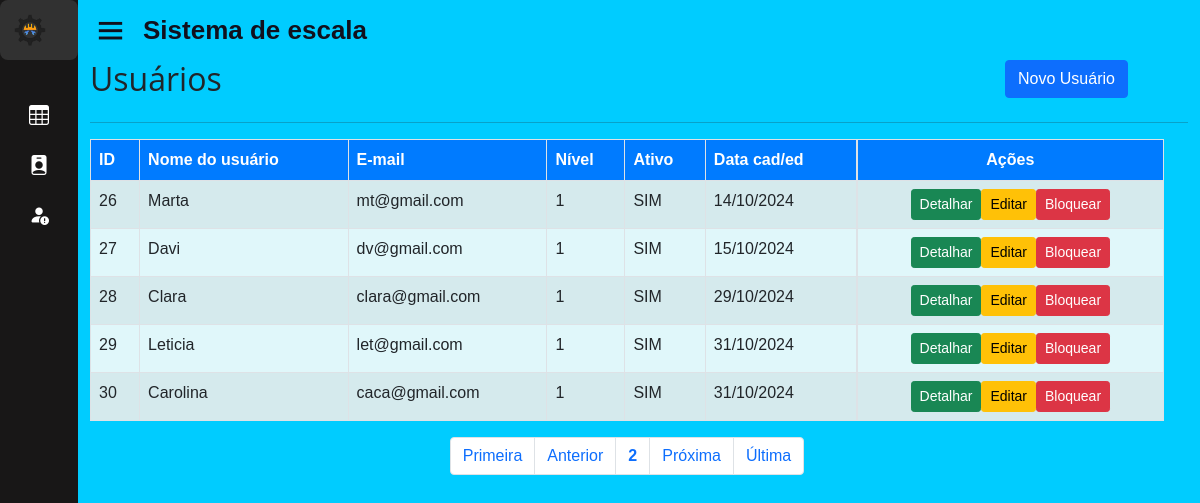
/home.php?page=lista_usu&pagina=2 (signed in), run on the app's committed database.
### tables this page shows
CREATE TABLE IF NOT EXISTS `usuarios` (
  `id` int(11) unsigned NOT NULL AUTO_INCREMENT,
  `nome` varchar(50) NOT NULL,
  `usuario` varchar(25) NOT NULL,
  `senha` varchar(40) NOT NULL,
  `email` varchar(100) NOT NULL,
  `nivel` int(1) unsigned NOT NULL DEFAULT 1,
  `ativo` tinyint(1) NOT NULL DEFAULT 1,
  `dt_cadastro` datetime NOT NULL,
  `id_func` int(11) DEFAULT NULL,
  PRIMARY KEY (`id`),
  UNIQUE KEY `usuario` (`usuario`),
  KEY `nivel` (`nivel`),
  KEY `FK_usuarios_funcionario` (`id_func`),
  CONSTRAINT `FK_usuarios_funcionario` FOREIGN KEY (`id_func`) REFERENCES `funcionario` (`id_func`) ON DELETE CASCADE ON UPDATE CASCADE
);

### sis/usuarios/lista_usu.php (the view, shortened to what this page needs)
<div id="main" class="container-fluid">
	<div id="top" class="row">
		<div class="col-md-10">
			<h2>Usuários</h2>
		</div>
		<div class="col-md-2">
			<a href="?page=fadd_usu" class="btn btn-primary pull-right h2">Novo Usuário</a>
		</div>
	</div>
	<hr/>
		<div id="list" class="row">
			<div class="table-responsive">
				<?php
					$quantidade = 5;
					$pagina = (isset($_GET['pagina'])) ? (int)$_GET['pagina'] : 1;
					$inicio = ($quantidade * $pagina) - $quantidade;
					$data_all = mysqli_query($con, "select * from usuarios order by id asc limit $inicio, $quantidade;");
					echo "<table class='table table-striped table-bordered' style='background-color: #e0f7fa;' cellspacing='0' cellpadding='0'>";
					echo "<thead style='background-color: #007bff; color: white;'>";
					echo "<tr>";
					echo "<td><strong>ID</strong></td>";
					echo "<td><strong>Nome do usuário</strong></td>";
					echo "<td class='d-none d-md-table-cell'><strong>E-mail</strong></td>";
					echo "<td class='d-none d-md-table-cell'><strong>Nível</strong></td>";
					echo "<td class='d-none d-md-table-cell'><strong>Ativo</strong></td>";
					echo "<td class='d-none d-md-table-cell'><strong>Data cad/ed</strong></td>";
					echo "<td class='actions d-flex justify-content-center'><strong>Ações</strong></td>";
					echo "</tr></thead><tbody>";
					while($info = mysqli_fetch_array($data_all)){
						echo "<tr>";
						echo "<td>".$info['id']."</td>";
						echo "<td>".$info['nome']."</td>";
						echo "<td class='d-none d-md-table-cell'>".$info['email']." </td>";
						echo "<td class='d-none d-md-table-cell'>".$info['nivel']."</td>";
						if($info['ativo'] == 1){
							echo "<td class='d-none d-md-table-cell'>SIM</td>";
						}else if($info['ativo'] == 0){
							echo "<td class='d-none d-md-table-cell'>NÃO</td>";
						}
						echo "<td class='d-none d-md-table-cell'>".date('d/m/Y',strtotime($info['dt_cadastro']))."</td>";
						echo "<td class='actions btn-group-sm d-flex justify-content-center'>";
						echo "<a class='btn btn-success btn-xs' href='?page=view_usu&id=".$info['id']."'> Detalhar </a>";
						echo "<a class='btn btn-warning btn-xs' href='?page=fedita_usu&id=".$info['id']."'> Editar </a>";
						if($info['ativo'] == 1){
							echo "<a class='btn btn-danger btn-xs' href='?page=block_usu&id=".$info['id']."'> Bloquear </a>";
						}else if($info['ativo'] == 0){
							echo "<a class='btn btn-success btn-xs' href='?page=ativa_usu&id=".$info['id']."'>&nbsp;&nbsp;&nbsp;Ativar&nbsp;&nbsp;</a></div></td>";
						}
					}
					echo "</tr></tbody></table>";
				?>
			</div>
		</div>
		<div id="bottom" class="row">
			<div class="col-md-12 d-flex justify-content-center">
				<?php
					$sqlTotal = "select id from usuarios;";
					$qrTotal = mysqli_query($con, $sqlTotal);
					$numTotal = mysqli_num_rows($qrTotal);
					$totalpagina = (ceil($numTotal/$quantidade)<=0) ? 1 : ceil($numTotal/$quantidade);
					$anterior = (($pagina-1) <= 0) ? 1 : $pagina - 1;
					$posterior = (($pagina+1) >= $totalpagina) ? $totalpagina : $pagina+1;
					echo "<ul class='pagination'>";
					echo "<li class='page-item'><a class='page-link' href='?page=lista_usu&pagina=1'> Primeira</a></li> ";
					echo "<li class='page-item'><a class='page-link' href=\"?page=lista_usu&pagina=$anterior\"> Anterior</a></li> ";
					echo "<li class='page-item'><a class='page-link' href='?page=lista_usu&pagina=".$pagina."'><strong>".$pagina."</strong></a></li> ";
					echo "<li class='page-item'><a class='page-link' href=\"?page=lista_usu&pagina=$posterior\"> Pr&oacute;xima</a></li> ";
					echo "<li class='page-item'><a class='page-link' href=\"?page=lista_usu&pagina=$totalpagina\"> &Uacute;ltima</a></li></ul>";
				?>
			</div>
		</div>
</div>

### css/style.css (style rules this page uses)
* { margin: 0; padding: 0; box-sizing: border-box; }
h2 { font-family: "Open Sans", sans-serif; font-optical-sizing: auto; font-weight: 600; }
p,span,a,td,tr,label { font-family: "Source Sans 3", sans-serif; font-optical-sizing: auto; font-weight:400; }
.row { width: 100%; }

### data on the page
usuarios: id "26", nome "Marta", email "mt@gmail.com", nivel "1", ativo "SIM", dt_cadastro "14/10/2024"
usuarios: id "27", nome "Davi", email "dv@gmail.com", nivel "1", ativo "SIM", dt_cadastro "15/10/2024"
usuarios: id "28", nome "Clara", email "clara@gmail.com", nivel "1", ativo "SIM", dt_cadastro "29/10/2024"
usuarios: id "29", nome "Leticia", email "let@gmail.com", nivel "1", ativo "SIM", dt_cadastro "31/10/2024"
usuarios: id "30", nome "Carolina", email "caca@gmail.com", nivel "1", ativo "SIM", dt_cadastro "31/10/2024"

### other printed values
$pagina "2"
